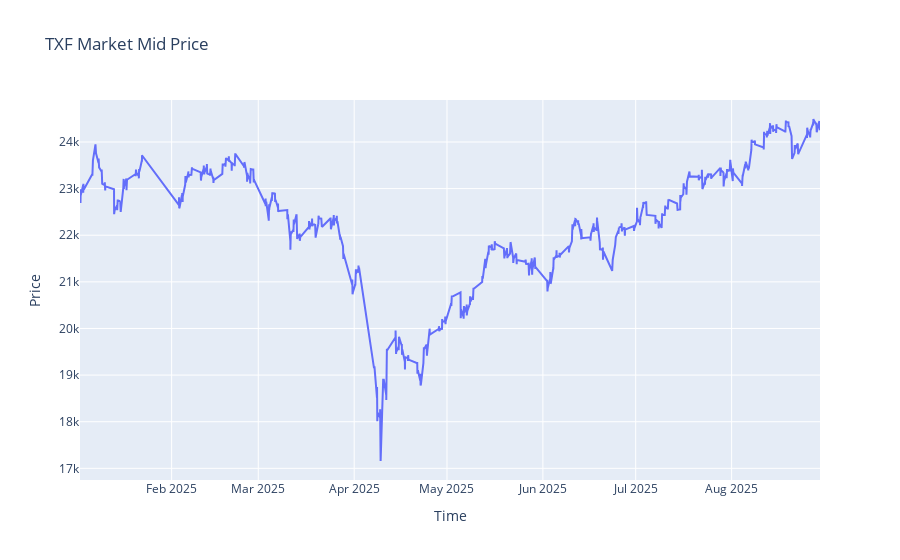

This figure's notebook cell:
### Code cell
import plotly.graph_objects as go

fig = go.Figure()
fig.add_trace(go.Scatter(
    x=df2.index,
    y=df2['mkt_mid'],
    mode='lines',
    name='mkt_mid'
))

fig.update_layout(
    title='TXF Market Mid Price',
    xaxis_title='Time',
    yaxis_title='Price',
    hovermode='x unified'
)
fig.show()

### Figure 1 — Plotly figure (JSON) as saved in the notebook; plotly's stock layout.template omitted (floating-point values rounded to 4 significant figures; data arrays with more than 128 entries replaced by an {"elided": "..."} marker saying what was removed)
{"data": [{"mode": "lines", "name": "mkt_mid", "type": "scatter", "x": {"elided": "45483 str values"}, "y": {"elided": "45483 float values"}}], "layout": {"hovermode": "x unified", "title": {"text": "TXF Market Mid Price"}, "xaxis": {"title": {"text": "Time"}}, "yaxis": {"title": {"text": "Price"}}}}
